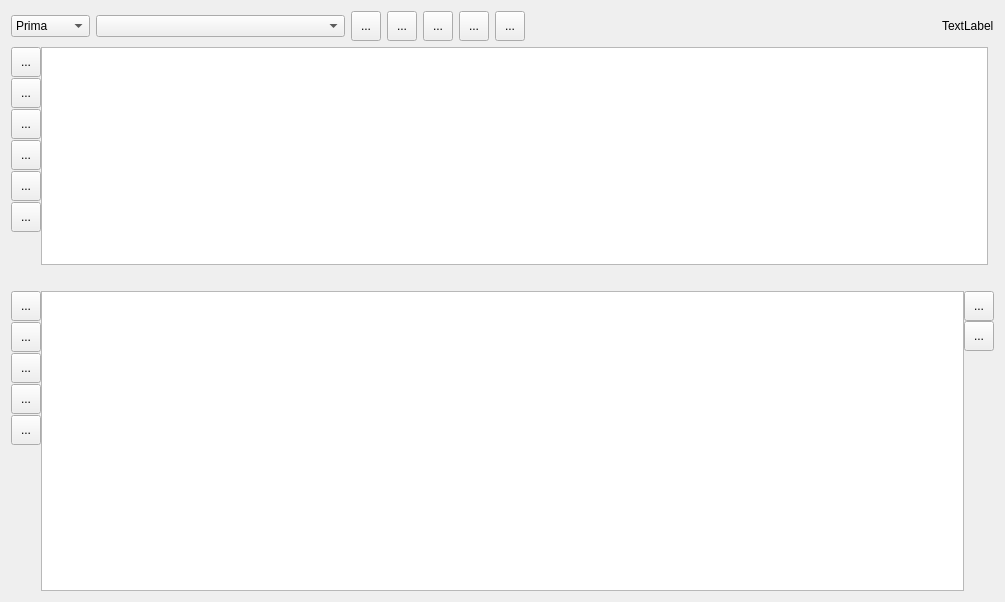
<?xml version="1.0" encoding="UTF-8"?>
<ui version="4.0">
 <class>QProcesso</class>
 <widget class="QWidget" name="QProcesso">
  <property name="geometry">
   <rect>
    <x>0</x>
    <y>0</y>
    <width>1005</width>
    <height>602</height>
   </rect>
  </property>
  <property name="windowTitle">
   <string>Form</string>
  </property>
  <layout class="QVBoxLayout" name="verticalLayout_4">
   <item>
    <layout class="QHBoxLayout" name="horizontalLayout">
     <item>
      <widget class="QComboBox" name="Macchina">
       <item>
        <property name="text">
         <string>Prima</string>
        </property>
       </item>
       <item>
        <property name="text">
         <string>Seconda</string>
        </property>
       </item>
      </widget>
     </item>
     <item>
      <widget class="QComboBox" name="TabProcesso">
       <property name="minimumSize">
        <size>
         <width>249</width>
         <height>0</height>
        </size>
       </property>
      </widget>
     </item>
     <item>
      <widget class="QToolButton" name="ButtonNuovoProcesso">
       <property name="minimumSize">
        <size>
         <width>30</width>
         <height>30</height>
        </size>
       </property>
       <property name="text">
        <string>...</string>
       </property>
      </widget>
     </item>
     <item>
      <widget class="QToolButton" name="ButtonDuplicaProcesso">
       <property name="minimumSize">
        <size>
         <width>30</width>
         <height>30</height>
        </size>
       </property>
       <property name="text">
        <string>...</string>
       </property>
      </widget>
     </item>
     <item>
      <widget class="QToolButton" name="ButtonEliminaProcesso">
       <property name="minimumSize">
        <size>
         <width>30</width>
         <height>30</height>
        </size>
       </property>
       <property name="text">
        <string>...</string>
       </property>
      </widget>
     </item>
     <item>
      <widget class="QToolButton" name="ButtonSetTmpProcesso">
       <property name="minimumSize">
        <size>
         <width>30</width>
         <height>30</height>
        </size>
       </property>
       <property name="text">
        <string>...</string>
       </property>
      </widget>
     </item>
     <item>
      <widget class="QToolButton" name="ButtonCaricaProcesso">
       <property name="minimumSize">
        <size>
         <width>30</width>
         <height>30</height>
        </size>
       </property>
       <property name="text">
        <string>...</string>
       </property>
      </widget>
     </item>
     <item>
      <spacer name="horizontalSpacer">
       <property name="orientation">
        <enum>Qt::Horizontal</enum>
       </property>
       <property name="sizeHint" stdset="0">
        <size>
         <width>40</width>
         <height>20</height>
        </size>
       </property>
      </spacer>
     </item>
     <item>
      <widget class="QLabel" name="labelTempoProcesso">
       <property name="text">
        <string>TextLabel</string>
       </property>
      </widget>
     </item>
    </layout>
   </item>
   <item>
    <layout class="QHBoxLayout" name="horizontalLayout_3">
     <item>
      <layout class="QHBoxLayout" name="horizontalLayout_2">
       <property name="spacing">
        <number>0</number>
       </property>
       <item>
        <widget class="QWidget" name="WidButtonStep" native="true">
         <property name="maximumSize">
          <size>
           <width>30</width>
           <height>16777215</height>
          </size>
         </property>
         <layout class="QVBoxLayout" name="verticalLayout">
          <property name="spacing">
           <number>1</number>
          </property>
          <property name="leftMargin">
           <number>0</number>
          </property>
          <property name="topMargin">
           <number>0</number>
          </property>
          <property name="rightMargin">
           <number>0</number>
          </property>
          <property name="bottomMargin">
           <number>0</number>
          </property>
          <item>
           <widget class="QToolButton" name="ButtonSalva">
            <property name="minimumSize">
             <size>
              <width>30</width>
              <height>30</height>
             </size>
            </property>
            <property name="text">
             <string>...</string>
            </property>
           </widget>
          </item>
          <item>
           <widget class="QToolButton" name="ButtonAddStep">
            <property name="minimumSize">
             <size>
              <width>30</width>
              <height>30</height>
             </size>
            </property>
            <property name="text">
             <string>...</string>
            </property>
           </widget>
          </item>
          <item>
           <widget class="QToolButton" name="ButtonDelStep">
            <property name="minimumSize">
             <size>
              <width>30</width>
              <height>30</height>
             </size>
            </property>
            <property name="text">
             <string>...</string>
            </property>
           </widget>
          </item>
          <item>
           <widget class="QToolButton" name="ButtonDuplicaStep">
            <property name="sizePolicy">
             <sizepolicy hsizetype="Fixed" vsizetype="Fixed">
              <horstretch>0</horstretch>
              <verstretch>0</verstretch>
             </sizepolicy>
            </property>
            <property name="minimumSize">
             <size>
              <width>30</width>
              <height>30</height>
             </size>
            </property>
            <property name="text">
             <string>...</string>
            </property>
           </widget>
          </item>
          <item>
           <widget class="QToolButton" name="ButtonPrima">
            <property name="minimumSize">
             <size>
              <width>30</width>
              <height>30</height>
             </size>
            </property>
            <property name="text">
             <string>...</string>
            </property>
           </widget>
          </item>
          <item>
           <widget class="QToolButton" name="ButtonDopo">
            <property name="minimumSize">
             <size>
              <width>30</width>
              <height>30</height>
             </size>
            </property>
            <property name="text">
             <string>...</string>
            </property>
           </widget>
          </item>
          <item>
           <spacer name="verticalSpacer">
            <property name="orientation">
             <enum>Qt::Vertical</enum>
            </property>
            <property name="sizeHint" stdset="0">
             <size>
              <width>20</width>
              <height>40</height>
             </size>
            </property>
           </spacer>
          </item>
         </layout>
        </widget>
       </item>
       <item>
        <widget class="QTableView" name="TabStep"/>
       </item>
      </layout>
     </item>
     <item>
      <widget class="QGraficoRiquadro" name="GraficoView" native="true"/>
     </item>
    </layout>
   </item>
   <item>
    <widget class="QLabel" name="label">
     <property name="text">
      <string/>
     </property>
    </widget>
   </item>
   <item>
    <layout class="QHBoxLayout" name="horizontalLayout_4">
     <property name="spacing">
      <number>0</number>
     </property>
     <item>
      <widget class="QWidget" name="WidButtonCompStep" native="true">
       <property name="maximumSize">
        <size>
         <width>30</width>
         <height>300</height>
        </size>
       </property>
       <layout class="QVBoxLayout" name="verticalLayout_2">
        <property name="spacing">
         <number>1</number>
        </property>
        <property name="leftMargin">
         <number>0</number>
        </property>
        <property name="topMargin">
         <number>0</number>
        </property>
        <property name="rightMargin">
         <number>0</number>
        </property>
        <property name="bottomMargin">
         <number>0</number>
        </property>
        <item>
         <widget class="QToolButton" name="ButtonInfo">
          <property name="minimumSize">
           <size>
            <width>30</width>
            <height>30</height>
           </size>
          </property>
          <property name="text">
           <string>...</string>
          </property>
         </widget>
        </item>
        <item>
         <widget class="QToolButton" name="ButtonAddCompStep">
          <property name="minimumSize">
           <size>
            <width>30</width>
            <height>30</height>
           </size>
          </property>
          <property name="text">
           <string>...</string>
          </property>
         </widget>
        </item>
        <item>
         <widget class="QToolButton" name="ButtonDelCompStep">
          <property name="minimumSize">
           <size>
            <width>30</width>
            <height>30</height>
           </size>
          </property>
          <property name="text">
           <string>...</string>
          </property>
         </widget>
        </item>
        <item>
         <widget class="QToolButton" name="ButtonCambiaCompStep">
          <property name="minimumSize">
           <size>
            <width>30</width>
            <height>30</height>
           </size>
          </property>
          <property name="text">
           <string>...</string>
          </property>
         </widget>
        </item>
        <item>
         <widget class="QToolButton" name="ButtonSalvaCompCome">
          <property name="minimumSize">
           <size>
            <width>30</width>
            <height>30</height>
           </size>
          </property>
          <property name="text">
           <string>...</string>
          </property>
         </widget>
        </item>
        <item>
         <spacer name="verticalSpacer_2">
          <property name="orientation">
           <enum>Qt::Vertical</enum>
          </property>
          <property name="sizeHint" stdset="0">
           <size>
            <width>20</width>
            <height>40</height>
           </size>
          </property>
         </spacer>
        </item>
       </layout>
      </widget>
     </item>
     <item>
      <widget class="QTableView" name="TabCompStep">
       <property name="maximumSize">
        <size>
         <width>16777215</width>
         <height>300</height>
        </size>
       </property>
      </widget>
     </item>
     <item>
      <widget class="QWidget" name="widget" native="true">
       <property name="minimumSize">
        <size>
         <width>30</width>
         <height>300</height>
        </size>
       </property>
       <layout class="QVBoxLayout" name="verticalLayout_3">
        <property name="spacing">
         <number>0</number>
        </property>
        <property name="leftMargin">
         <number>0</number>
        </property>
        <property name="topMargin">
         <number>0</number>
        </property>
        <property name="rightMargin">
         <number>0</number>
        </property>
        <property name="bottomMargin">
         <number>0</number>
        </property>
        <item>
         <widget class="QToolButton" name="ButtonAddTempo">
          <property name="minimumSize">
           <size>
            <width>30</width>
            <height>30</height>
           </size>
          </property>
          <property name="text">
           <string>...</string>
          </property>
         </widget>
        </item>
        <item>
         <widget class="QToolButton" name="ButtonDelTempo">
          <property name="sizePolicy">
           <sizepolicy hsizetype="Fixed" vsizetype="Fixed">
            <horstretch>30</horstretch>
            <verstretch>30</verstretch>
           </sizepolicy>
          </property>
          <property name="minimumSize">
           <size>
            <width>30</width>
            <height>30</height>
           </size>
          </property>
          <property name="text">
           <string>...</string>
          </property>
         </widget>
        </item>
        <item>
         <spacer name="verticalSpacer_3">
          <property name="orientation">
           <enum>Qt::Vertical</enum>
          </property>
          <property name="sizeHint" stdset="0">
           <size>
            <width>20</width>
            <height>237</height>
           </size>
          </property>
         </spacer>
        </item>
       </layout>
      </widget>
     </item>
    </layout>
   </item>
  </layout>
 </widget>
 <customwidgets>
  <customwidget>
   <class>QGraficoRiquadro</class>
   <extends>QWidget</extends>
   <header>qgraficoriquadro.h</header>
  </customwidget>
 </customwidgets>
 <resources/>
 <connections/>
</ui>
